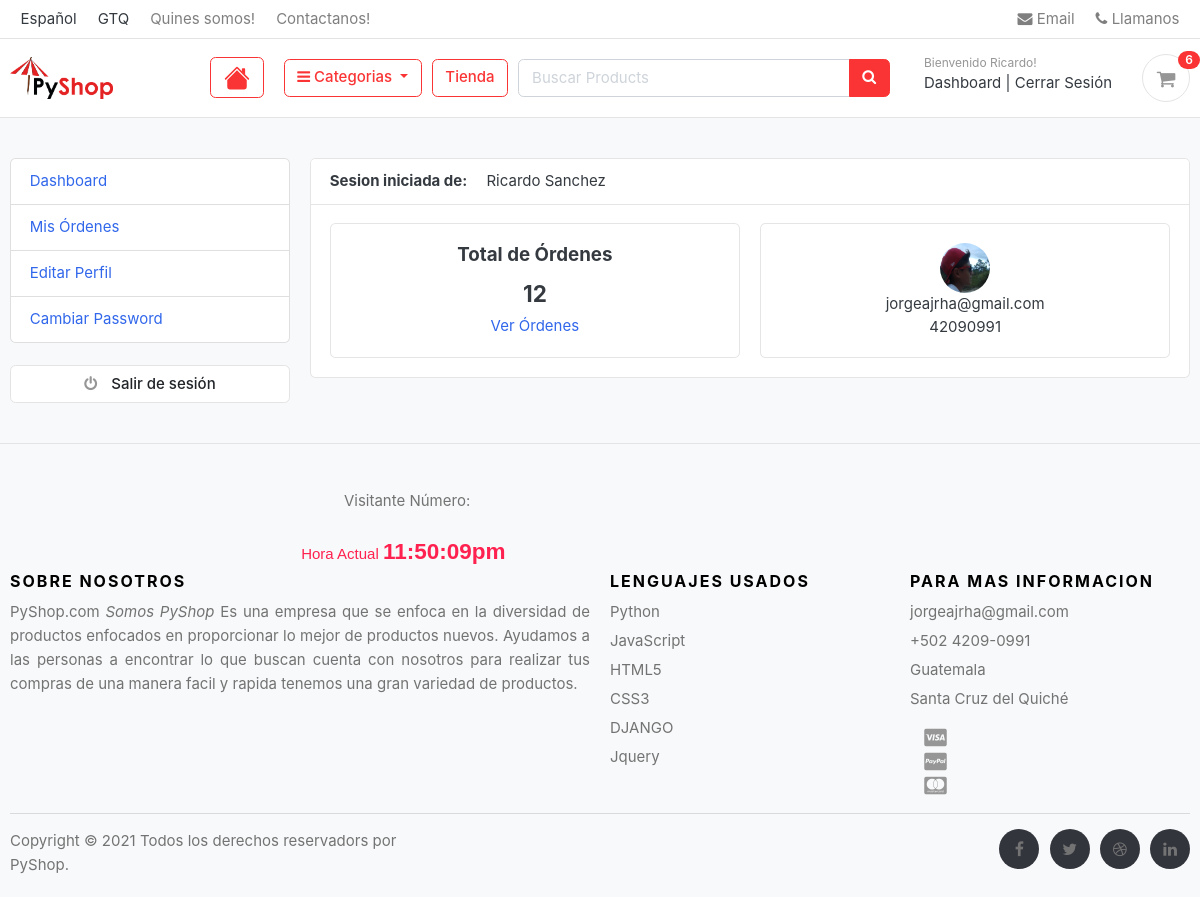
Screenshot of /accounts/dashboard/ (signed in) with the database file from the repository.
### accounts/models.py (models this page shows, shortened)
class Account(AbstractUser):
    first_name = models.CharField(max_length=50)
    last_name = models.CharField(max_length=50)
    username = models.CharField(max_length=50, unique=True)
    email = models.CharField(max_length=100, unique=True)
    phone_number = models.CharField(max_length=50)
    date_joined = models.DateTimeField(auto_now_add=True)
    last_login = models.DateTimeField(auto_now_add=True)
    is_admin = models.BooleanField(default=False)
    is_staff = models.BooleanField(default=False)
    is_active = models.BooleanField(default=False)
    is_superuser = models.BooleanField(default=False)
    USERNAME_FIELD = 'email'
    REQUIRED_FIELDS = [ 'username','first_name', 'last_name']
    objects = MyAccountManager()
    class Meta:
        verbose_name = "Account"
        verbose_name_plural = "Accounts"
    def full_name(self):
        return f"{self.first_name.capitalize()} {self.last_name.capitalize()}"

class UserProfile(models.Model):
    user = models.OneToOneField(Account, on_delete=models.CASCADE)
    address_line_1 = models.CharField(blank=True, max_length=100)
    address_line_2 = models.CharField(blank=True, max_length=100)
    profile_picture = models.ImageField(blank=True, upload_to=('user_profile'))
    city = models.CharField(blank=True, max_length=20)
    state = models.CharField(blank=True, max_length=20)
    country = models.CharField(blank=True, max_length=20)

### accounts/views.py (the view)
# urls.py: path('dashboard/',views.dashboard, name="dashboard"),
@login_required(login_url='login')
def dashboard(request):
    orders = Order.objects.order_by('-created_at').filter(user_id=request.user.id, is_ordered=True)
    orders_count = orders.count()
    userprofile = UserProfile.objects.get(user_id=request.user.id)
    context = {
        'orders_count':orders_count,
        'userprofile':userprofile,
    }
    return render(request,'accounts/dashboard.html',context)

### carts/context_processors.py (called while the page is built)
def counter(request):
    cart_count = 0
    try:
        cart = Cart.objects.filter(cart_id=__cart_id(request))
        if request.user.is_authenticated:
            cart_items = CartItem.objects.all().filter(user=request.user)
        else:
            cart_items = CartItem.objects.all().filter(cart=cart[:1])
        for cart_item in cart_items:
            cart_count += cart_item.quantity
    except Cart.DoesNotExist:
        cart_count = 0
    return dict(cart_count=cart_count)

### carts/views.py (called while the page is built)
def __cart_id(request):
    cart_id = request.session.session_key
    if not cart_id:
        cart_id = request.session.create()
    return cart_id

### category/context_processors.py (called while the page is built)
def menu_links(request):
    links = Category.objects.all()
    return dict(links=links)

### category/models.py (called while the page is built)
    def get_url(self):
        return reverse('products_by_category',args=[self.slug])

### templates/accounts/dashboard.html (shortened to what this page needs)
{% extends 'base.html' %}
{% block content %}
<section class="section-conten padding-y bg">
    <div class="container">
        <div class="row">
        {% include 'includes/dashboard_sidebar.html' %}
        <main class="col-md-9">
            <article class="card">
            <header class="card-header">
                <strong class="d-inline-block mr-3">Sesion iniciada de: </strong>
                <span> {{ user.full_name }} </span>
            </header>
            <div class="card-body">
                <div class="row">
                    <div class="col-md-6">
                        <div class="card" style="text-align:center;">
                            <div class="card-body">
                                <h5 class="card-title">Total de Órdenes</h5>
                                <h4>{{ orders_count }}</h4>
                                <a href="">Ver Órdenes</a>
                            </div>
                        </div>
                    </div>
                    <div class="col-md-6">
                        <div class="card" style="text-align:center;">
                            <div class="card-body">
                                <img src="{{ userprofile.profile_picture.url }}" alt="Imagen de perfil" width="50" height="50" style="border-radius:50%;">
                                <p class="mb-0">{{ user.email }}</p>
                                <p class="mb-0">{{ user.phone_number }}</p>
                            </div>
                        </div>
                    </div>
                </div>
            </div>
            </article>
        </main>
    </div>
    </div>
</section>
{% endblock %}

### templates/includes/header.html (shortened to what this page needs)
{% load static %}
<header class="section-header">
  <nav class="navbar p-md-0 navbar-expand-sm navbar-light border-bottom">
    <div class="container">
      <div class="collapse navbar-collapse" id="navbarTop4">
        <ul class="navbar-nav mr-auto">
          <li class="nav-item dropdown">
            <a class="nav-link"> Español </a>
          </li>
          <li class="nav-item dropdown">
            <a  class="nav-link"> GTQ </a>
          </li>
          <li class="nav-item dropdown">
            <a href="{% url 'about_us' %}" class="nav-link"> Quines somos! </a>
          </li>
          <li class="nav-item dropdown">
            <a href="{% url 'contact_us' %}" class="nav-link"> Contactanos! </a>
          </li>
        </ul>
        <ul class="navbar-nav">
          <li>
            <a href="#" class="nav-link">
              <i class="fa fa-envelope"></i> Email
            </a>
          </li>
          <li>
            <a href="#" class="nav-link">
              <i class="fa fa-phone"></i> Llamanos</a
            >
          </li>
        </ul>
      </div>
    </div>
  </nav>
  <section class="header-main border-bottom">
    <div class="container">
      <div class="row align-items-center">
        <div class="col-lg-2 col-md-3 col-3">
          <a href="{% url 'home' %}" class="brand-wrap">
            <img class="logo" src="{% static './images/logo01.png' %}" />
          </a>
        </div>
        <div class="col-lg col-sm col-md col-3 flex-grow-0">
          <div class="category-wrap dropdown d-inline-block float-right">
            <a class="btn btn-outline-danger" href="{% url 'home' %}">
            </a>
            </div>
        </div>
        <div class="col-lg col-sm col-md col-6 flex-grow-0">
          <div class="category-wrap dropdown d-inline-block float-right">
            <button
              type="button"
              class="btn btn-outline-danger dropdown-toggle"
              data-toggle="dropdown"
            >
              <i class="fa fa-bars"></i> Categorias
            </button>
          </div>
        </div>
        <a href="{% url 'store' %}" class="btn btn-outline-danger">Tienda</a>
        <div class="col-lg col-md-6 col-sm-12 col">
          <form action="{% url 'search' %}" class="search">
            <div class="input-group w-100">
              <input
                type="text"
                class="form-control"
                style="width: 60%"
                placeholder="Buscar Products"
                name="keyword"
              />
              <div class="input-group-append">
                <button class="btn btn-danger" type="submit">
                  <i class="fa fa-search"></i>
                </button>
              </div>
            </div>
          </form>
        </div>
        <div class="col-lg-3 col-sm-6 col-8 order-2 order-lg-3">
          <div class="d-flex justify-content-end mb-3 mb-lg-0">
            {% if user.id is None %}
              <div class="widget-header">
                <small class="title text-muted">Bienvenido visitante!</small>
                <div>
                  <a href="{% url 'login' %}">Login</a>
                  <span class="dark-transp"> | </span>
                  <a href="{% url 'register' %}"> Registrar</a>
                </div>
              </div>
            {% else %}
              <div class="widget-header">
                <small class="title text-muted">Bienvenido {{ user.first_name | capfirst }}!</small>
                <div>
                  <a href="{% url 'dashboard' %}">Dashboard</a>
                  <span class="dark-transp"> | </span>
                  <a href="{% url 'logout' %}"> Cerrar Sesión</a>
                </div>
              </div>
            {% endif %}
            <a href="{% url 'cart' %}" class="widget-header pl-3 ml-3">
              <div class="icon icon-sm rounded-circle border">
                <i class="fa fa-shopping-cart"></i>
              </div>
              <span class="badge badge-pill badge-danger notify">{{ cart_count }}</span>
            </a>
          </div>
        </div>
      </div>
    </div>
  </section>
</header>

### ecommerce/static/css/ui.css (style rules this page uses)
html { font-family: "Inter", sans-serif; font-size: 15px; }
.icon-xs, .icon-sm, .icon-md, .icon-lg { display: inline-block; text-align: center; flex-shrink: 0; flex-grow: 0; }
.icon-sm { width: 48px; height: 48px; line-height: 48px !important; font-size: 20px; }
.padding-y { padding-top: 40px; padding-bottom: 40px; }
article:after, .form-group:after { display: block; clear: both; content: ""; }
.bg { background-color: #f8f9fa; }
p:last-child { margin-bottom: 0; }
.header-main { position: relative; padding-top: 1rem; padding-bottom: 1rem; }
.brand-wrap .logo, .navbar-brand .logo { margin-right: 7px; max-height: 42px; display: inline-block; }
.widget-header { display: inline-block; vertical-align: middle; position: relative; }
.widget-header a { color: #343a40; }
.widget-header i { color: #969696; }
.widget-header .title { display: block; }
.widget-header .notify { position: absolute; top: -3px; right: -10px; }
.notify { position: absolute; top: -4px; right: -10px; display: inline-block; padding: 0.25em 0.6em; font-size: 12px; line-height: 1; text-align: center; border-radius: 3rem; color: #fff; background-color: #fa3434; }

### rows the page displays
Account: first_name "Ricardo", full_name "Ricardo Sanchez", email "jorgeajrha@gmail.com", phone_number "42090991"
UserProfile: profile_picture (picture)

### other values shown
{{ cart_count }} "6"
{{ orders_count }} "12"
